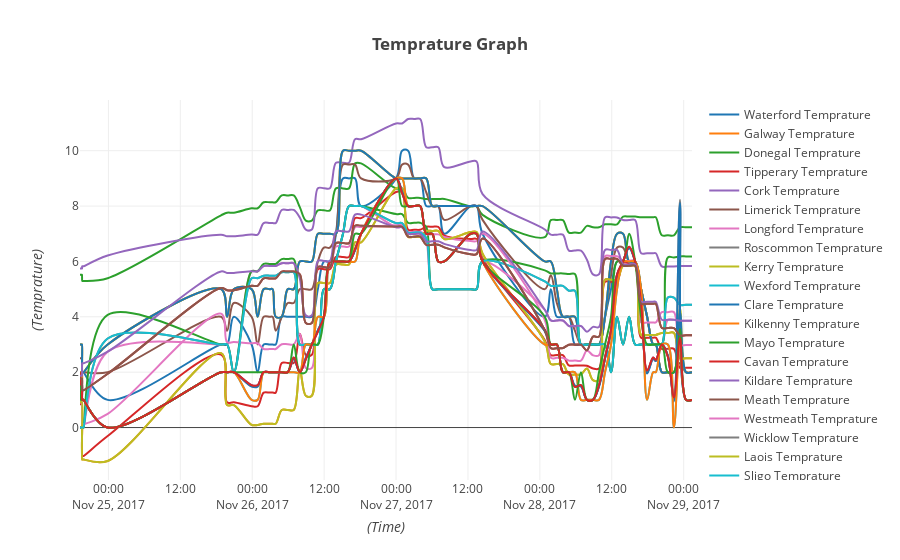

Notebook source saved alongside this figure:
### Code cell
##########################################################################################################################
graph_types = ['Temprature','Pressure','Humidity','Wind_Speed']   
signal1 = widgets.Select(options=graph_types, value='Temprature' , description='Graph Types', disabled=True)
widgets.interactive(graph_data, graph_name=signal1)
#graph_data()
